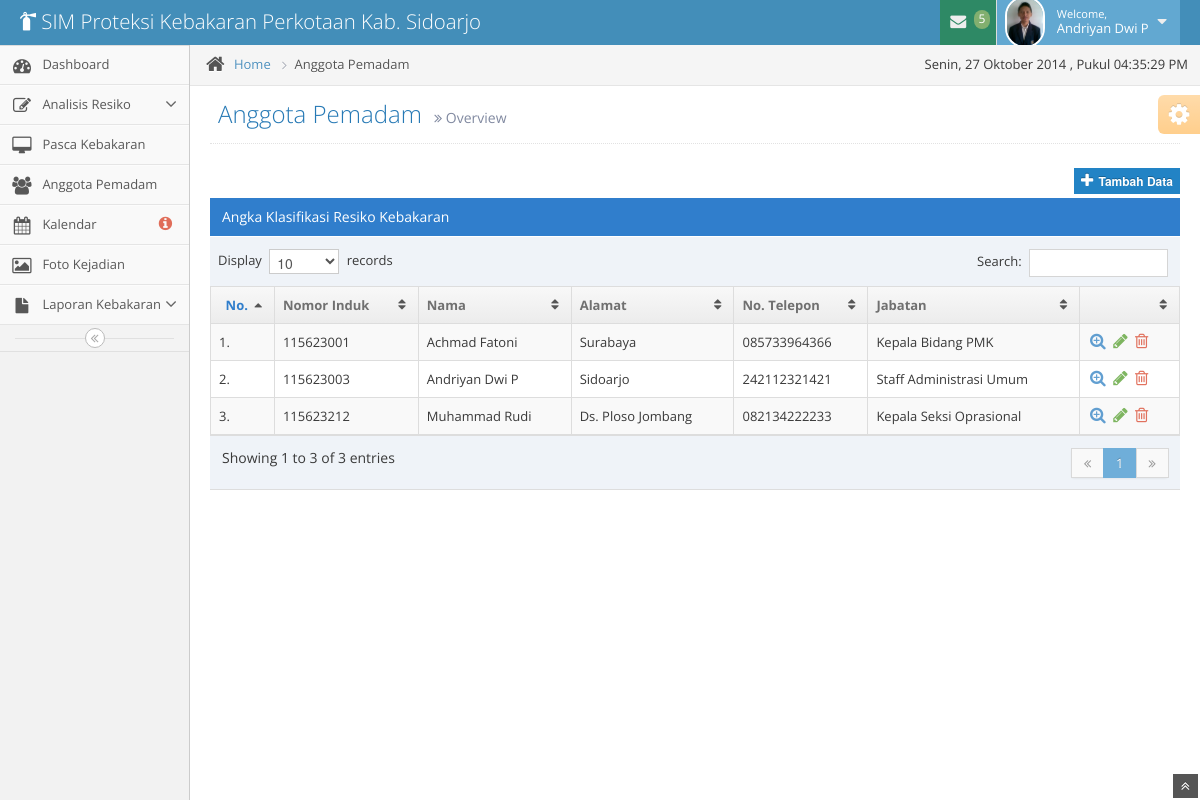
Screenshot of /anggota/list.php (signed in) with the database file from the repository.
### tables this page shows
CREATE TABLE IF NOT EXISTS `pegawai` (
  `pegawai_nip` int(20) NOT NULL,
  `id_level_user` int(11) NOT NULL,
  `pegawai_nama` varchar(50) NOT NULL,
  `pegawai_tempat` varchar(50) NOT NULL,
  `pegawai_tanggal` date NOT NULL,
  `pegawai_kelamin` varchar(20) NOT NULL,
  `pegawai_alamat` varchar(50) NOT NULL,
  `pegawai_no_telp` varchar(20) NOT NULL,
  `jabatan_id` int(2) NOT NULL,
  `pegawai_email` varchar(50) NOT NULL,
  `pegawai_password` varchar(200) NOT NULL,
  `pegawai_foto` varchar(255) NOT NULL,
  PRIMARY KEY (`pegawai_nip`),
  KEY `FK_jabatan` (`jabatan_id`),
  KEY `id_level_user` (`id_level_user`)
);

CREATE TABLE IF NOT EXISTS `jabatan` (
  `jabatan_id` int(2) NOT NULL AUTO_INCREMENT,
  `jabatan_nama` varchar(30) NOT NULL,
  PRIMARY KEY (`jabatan_id`)
);

### anggota/list.php (the view, shortened to what this page needs)
<?php
include '../template/header.php';
if (isset($_SESSION['pegawai_nomor']) || isset($_COOKIE['pegawai_nomor'])) {
    $sql = mysql_query("SELECT * FROM pegawai WHERE pegawai_nip='" . $_SESSION['pegawai_nomor'] . "' OR pegawai_nip='" . $_COOKIE['pegawai_nomor'] . "'");
    $query = mysql_query("SELECT * FROM pegawai,jabatan
      WHERE jabatan.jabatan_id = pegawai.jabatan_id
      ORDER BY pegawai_nip") or die("Query failed: " . mysql_error());
    if ($sql == false) {
        die(mysql_error());
        header('Location: ../login/login.php');
        exit();
    } else if (mysql_num_rows($sql)) {
        while ($row = mysql_fetch_assoc($sql)) {
            ?>
            <div class="navbar">
                <div class="navbar-inner">
                    <div class="container-fluid">
                        <a href="../beranda/index" class="brand">
                            <small>
                                <i class="icon-fire-extinguisher"></i>
                                SIM Proteksi Kebakaran Perkotaan Kab. Sidoarjo
                            </small>
                        </a>
                        <ul class="nav ace-nav pull-right">
                            <li class="green">
                                <a data-toggle="dropdown" class="dropdown-toggle" href="#">
                                    <i class="icon-envelope icon-animated-vertical"></i>
                                    <span class="badge badge-success">5</span>
                                </a>
                            </li>
                            <li class="light-blue">
                                <a data-toggle="dropdown" href="#" class="dropdown-toggle">
                                    <img class="nav-user-photo" src="../assets/img/img-anggota/<?= $row['pegawai_foto']; ?>" alt="<?php echo $hasil['pegawai_nama']; ?>" />
                                    <span class="user-info">
                                        <small>Welcome,</small>
                                        <?php echo $row['pegawai_nama']; ?>
                                    </span>
                                    <i class="icon-caret-down"></i>
                                </a>
                            </li>
                        </ul>
                    </div>
                </div>
            </div>
            <div class="main-container container-fluid">
                <?php include '../template/sidebar.php'; ?>
                <div class="main-content">
                    <div class="breadcrumbs" id="breadcrumbs">
                        <ul class="breadcrumb">
                            <li>
                                <i class="icon-home home-icon"></i>
                                <a href="../beranda/index">Home</a>
                                <span class="divider">
                                    <i class="icon-angle-right arrow-icon"></i>
                                </span>
                            </li>
                            <li class="active">Anggota Pemadam</li>
                        </ul>
                        <div class="pull-right">
                            , Pukul <span id="clock"></span>
                        </div>
                    </div>
                    <div class="page-content">
                        <div class="page-header position-relative">
                            <h1>
                                Anggota Pemadam
                                <small>
                                    <i class="icon-double-angle-right"></i>
                                    Overview
                                </small>
                            </h1>
                        </div>
                        <div class="row-fluid">
                            <div class="span12">
                                <div class = "space-6"></div>
                                <div class = "pull-right">
                                    <a href = "tambah">
                                        <button class = "btn btn-mini btn-primary btn-block" data-rel = "tooltip" title = "Tambah Pegawai">
                                            <i class = "icon-plus bigger-130"></i>
                                            <strong>Tambah Data</strong>
                                        </button>
                                    </a>
                                </div>
                                <div class = "table-header">
                                    Angka Klasifikasi Resiko Kebakaran
                                </div>
                                <table id = "pegawai" class = "table table-striped table-bordered table-hover">
                                    <thead>
                                        <tr>
                                            <th class = "center">No.</th>
                                            <th>Nomor Induk</th>
                                            <th>Nama</th>
                                            <th>Alamat</th>
                                            <th>No. Telepon</th>
                                            <th>Jabatan</th>
                                            <th></th>
                                        </tr>
                                    </thead>
                                    <tbody>
                                        <?php
                                        $no = 1;
                                        while ($data = mysql_fetch_array($query)) {
                                            ?>
                                            <tr>
                                                <td><?php echo '' . $no . '.'; ?></td>
                                                <td><?php echo $data['pegawai_nip']; ?></td>
                                                <td><?php echo $data['pegawai_nama']; ?></td>
                                                <td><?php echo $data['pegawai_alamat']; ?></td>
                                                <td><?php echo $data['pegawai_no_telp']; ?></td>
                                                <td><?php echo $data['jabatan_nama']; ?></td>
                                                <td class="td-actions">
                                                    <div class="hidden-phone visible-desktop action-buttons">
                                                        <a class="blue" href="profile?nip=<?php echo $data['pegawai_nip']; ?>" class="tooltip-info" data-rel="tooltip" title="View">
                                                            <i class="icon-zoom-in bigger-130"></i>
                                                        </a>
                                                        <a class="green" href="edit?nip=<?php echo $data['pegawai_nip']; ?>" class="tooltip-success" data-rel="tooltip" title="Edit">
                                                            <i class="icon-pencil bigger-130"></i>
                                                        </a>
                                                        <a class="red" href="prosesHapus?nip=<?php echo $data['pegawai_nip']; ?>" onclick="return confirm('Are you sure you want to delete?')" class="tooltip-error" data-rel="tooltip" title="Delete">
                                                            <i class="icon-trash bigger-130"></i>
                                                        </a>
                                                    </div>
                                                </td>
                                            </tr>
                                            <?php
                                            $no++;
                                        }
                                        ?>
                                    </tbody>
                                </table>
                            </div>
                        </div>
                    </div>
                    <?php
                }
            }
        }
        ?>
        <div class="ace-settings-container" id="ace-settings-container">
            <div class="btn btn-app btn-mini btn-warning ace-settings-btn" id="ace-settings-btn">
                <i class="icon-cog bigger-150"></i>
            </div>
        </div>
    </div>
</div>
<a href="#" id="btn-scroll-up" class="btn-scroll-up btn btn-small btn-inverse">
    <i class="icon-double-angle-up icon-only bigger-110"></i>
</a>
</body>
</html>

### template/sidebar.php (shortened to what this page needs)
<div class="sidebar" id="sidebar">
    <ul class="nav nav-list">
        <li>
            <a href="../beranda/index">
                <i class="icon-dashboard"></i>
                <span class="menu-text"> Dashboard </span>
            </a>
        </li>
        <li>
            <a href="" class="dropdown-toggle">
                <i class="icon-edit"></i>
                <span class="menu-text"> Analisis Resiko </span>
                <b class="arrow icon-angle-down"></b>
            </a>
        </li>
        <li>
            <a href="../pasca/pasca" class="dropdown-toggle">
                <i class="icon-desktop"></i>
                <span class="menu-text"> Pasca Kebakaran </span>
            </a>
        </li>
        <li>
            <a href="../anggota/list">
                <i class="icon-group"></i>
                <span class="menu-text"> Anggota Pemadam </span>
            </a>
        </li>
        <li>
            <a href="../kalendar/kalendar">
                <i class="icon-calendar"></i>
                <?php
                    $thn = date('Y');
                    $bln = date('m');
                    $cek = mysql_query("SELECT * FROM resiko WHERE resiko_tanggal_start BETWEEN '$thn-$bln-01' AND '$thn-$bln-31'") or die("Query : ".mysql_error());
                    $jml = mysql_num_rows($cek);
                ?>
                <span class="menu-text">
                    Kalendar
                    <?php if($jml>0){ ?>
                    <span class="badge badge-transparent tooltip-error" title="<?php echo $jml; ?>&nbsp;Important&nbsp;Events">
                        <i class="icon-info-sign red bigger-130"></i>
                    </span>
                    <?php }else{ ?>
                    <span class="badge badge-transparent tooltip-error" title="0&nbsp;Important&nbsp;Events">
                        <i class="icon-info-sign red bigger-130"></i>
                    </span>
                    <?php } ?>
                </span>
            </a>
        </li>
        <li>
            <a href="../gallery/">
                <i class="icon-picture"></i>
                <span class="menu-text"> Foto Kejadian </span>
            </a>
        </li>
        <li>
            <a href="#" class="dropdown-toggle">
                <i class="icon-file"></i>
                <span class="menu-text">
                    Laporan Kebakaran
                </span>
                <b class="arrow icon-angle-down"></b>
            </a>
        </li>
    </ul>
    <div class="sidebar-collapse" id="sidebar-collapse">
        <i class="icon-double-angle-left"></i>
    </div>
</div>

### assets/css-zoom/style.css (style rules this page uses)
html { background-color:#eee; }
div { -webkit-tap-highlight-color:rgba(0,0,0,0); }

### template/header.php (style rules this page uses)
body,td,th { font-family: "Open Sans"; }

### rows the page displays
pegawai: pegawai_foto (picture), pegawai_nama "Andriyan Dwi P", pegawai_nip "115623003", pegawai_alamat "Sidoarjo", pegawai_no_telp "242112321421", jabatan.jabatan_nama "Staff Administrasi Umum"
pegawai: pegawai_nip "115623001", pegawai_nama "Achmad Fatoni", pegawai_alamat "Surabaya", pegawai_no_telp "085733964366", jabatan.jabatan_nama "Kepala Bidang PMK"
pegawai: pegawai_nip "115623212", pegawai_nama "Muhammad Rudi", pegawai_alamat "Ds. Ploso Jombang", pegawai_no_telp "082134222233", jabatan.jabatan_nama "Kepala Seksi Oprasional"
